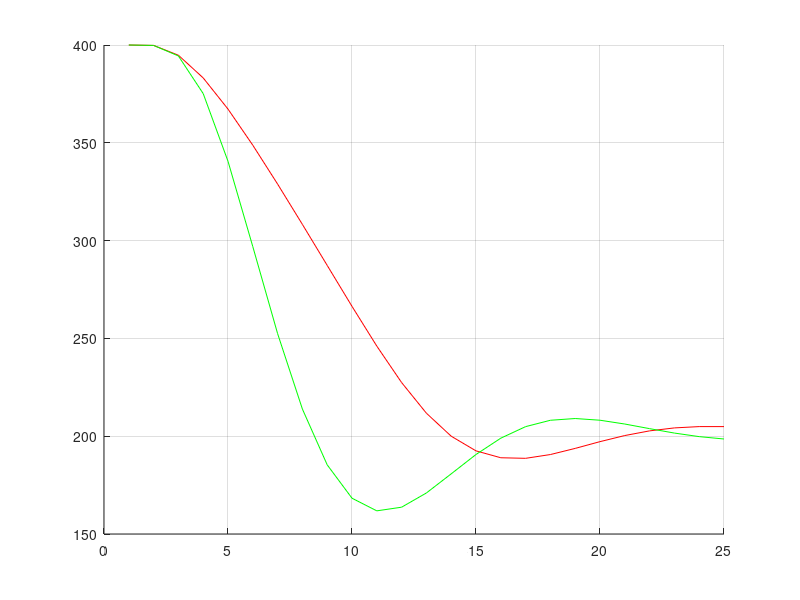

This chart was generated by the following MATLAB code:
close all
clear all

% load myproblem_bounds.mat
% load data_matrix.mat
% 
% problem = optimproblem;
% 
% % % Für -400 als Startwert
% % problem.x0 = -1*problem.x0
% % problem.ub(19) = -1*problem.ub(19)
% % problem.lb(19) = -1*problem.lb(19)
% problem.options.MaxIter = 30;
% 
% steps = 2
% x = zeros(185, steps);
% for i=1:steps
%     step = i
%     [x(:, i)] = fmincon(problem);
%     problem.x0(1:30) = Asys*x(1:30, i) + Bsys*x(181, i);
%     problem.x0(31:150) = x(61:180, i);
%     problem.x0(151:180) = x(151:180, i);
%     problem.x0(181:184) = x(182:185, i);
%     problem.x0(185) = x(185, i);
%     problem.lb(1:30) = problem.x0(1:30);
%     problem.ub(1:30) = problem.x0(1:30);
% end
% 
% 
% E_matlab = x(19, :)

% Python Algorithmus (05.06.2015, mittags, 25 steps)
E_python = [4.00000000e+02   3.99959534e+02   3.98559660e+02   3.85976302e+02...
    3.56261174e+02   3.14042535e+02   2.67653506e+02   2.24785668e+02...
    1.91094408e+02   1.69524307e+02   1.60062806e+02   1.60594853e+02...
    1.68223676e+02   1.79737206e+02   1.91986728e+02   2.02545217e+02...
    2.09996536e+02   2.13916804e+02   2.14653990e+02   2.12942539e+02...
    2.09749667e+02   2.06118288e+02   2.02867540e+02   2.00471870e+02...
    1.99099548e+02]

E_python2 = [  4.00000000e+02   3.99550153e+02   3.88544475e+02   3.60211002e+02...
    3.18806246e+02   2.72479529e+02   2.28719061e+02   1.93150185e+02...
    1.68972812e+02   1.57010865e+02   1.55883385e+02   1.62626757e+02...
    1.73802990e+02   1.86379686e+02   1.98056344e+02   2.07269645e+02...
    2.13213894e+02   2.15798971e+02   2.15502143e+02   2.13145436e+02...
    2.09672378e+02   2.05956619e+02   2.02701519e+02   2.00341091e+02...
    1.99014695e+02]

E_python3 = [  4.00000000e+02   3.99558373e+02   3.88744415e+02   3.60706300e+02...
    3.19635751e+02   2.73598199e+02   2.29558054e+02   1.92927299e+02...
    1.67144749e+02   1.53708039e+02   1.51776724e+02   1.58450435e+02...
    1.70122261e+02   1.83434800e+02   1.95979246e+02   2.06187093e+02...
    2.13145046e+02   2.16663391e+02   2.17448000e+02   2.16339278e+02...
    2.13890894e+02   2.10613542e+02   2.07093115e+02   2.03894650e+02...
    2.01417933e+02]
% v shifted, letzten werte neu initialisiert
E_python4 = [  4.00000000e+02   3.99558373e+02   3.88743339e+02   3.60674664e+02...
    3.19438268e+02   2.73184597e+02   2.29397603e+02   1.93703759e+02...
    1.69741147e+02   1.58250819e+02   1.57429281e+02   1.64195963e+02...
    1.75236421e+02   1.87607948e+02   1.99019577e+02   2.07942596e+02...
    2.13616483e+02   2.15985427e+02   2.15538883e+02   2.13093042e+02...
    2.09578760e+02   2.05855350e+02   2.02612856e+02   2.00272963e+02...
    1.98966789e+02]
E_python5 = [  4.00000000e+02   3.99789698e+02   3.94399298e+02   3.75160420e+02...
    3.40551608e+02   2.96925592e+02   2.52441027e+02   2.13873441e+02...
    1.85361345e+02   1.68296012e+02   1.61838821e+02   1.63706433e+02...
    1.70976118e+02   1.80756927e+02   1.90651349e+02   1.98993871e+02...
    2.04895571e+02   2.08147400e+02   2.09041982e+02   2.08168603e+02...
    2.06223473e+02   2.03861689e+02   2.01602236e+02   1.99785082e+02...
    1.98571151e+02]

% 21.07.15 - socc-Terme korrigiert und getestet
E_python6 = [  4.00000000e+02   3.99792399e+02   3.94774624e+02   3.83171141e+02...
    3.67231895e+02   3.48770710e+02   3.28900549e+02   3.08279311e+02...
    2.87320592e+02   2.66382975e+02   2.46064988e+02   2.27433451e+02...
    2.11757939e+02   1.99997589e+02   1.92499864e+02   1.88981890e+02...
    1.88689762e+02   1.90625554e+02   1.93764689e+02   1.97220321e+02...
    2.00338735e+02   2.02728954e+02   2.04241198e+02   2.04913548e+02...
    2.04905639e+02]

figure(1)
    hold on
    grid on
%     plot(E_matlab)
    plot(E_python6, 'r')
%     plot(E_python3, 'g')
    plot(E_python5, 'g')